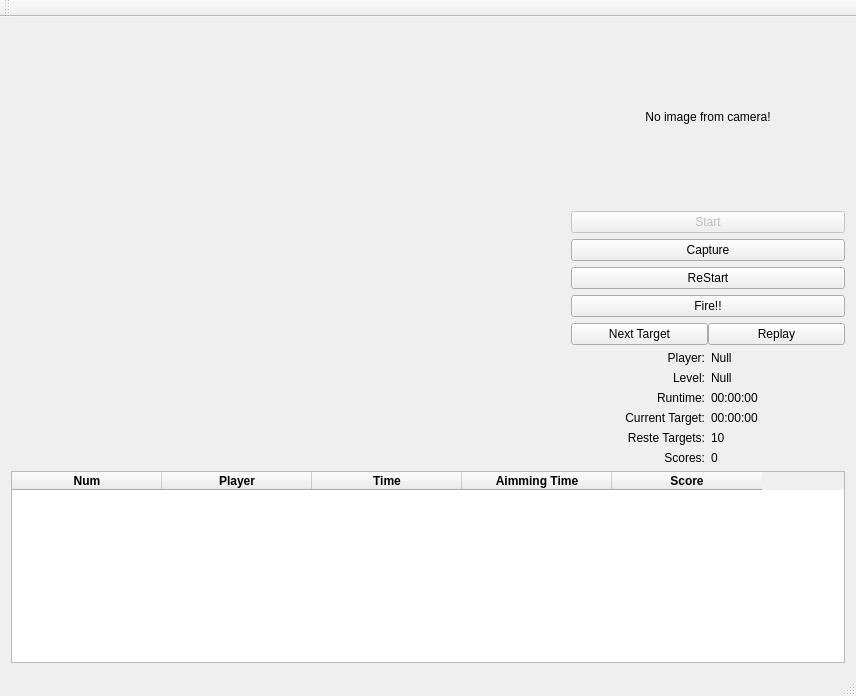
<?xml version="1.0" encoding="UTF-8"?>
<ui version="4.0">
 <class>Catapulte</class>
 <widget class="QMainWindow" name="Catapulte">
  <property name="geometry">
   <rect>
    <x>0</x>
    <y>0</y>
    <width>852</width>
    <height>696</height>
   </rect>
  </property>
  <property name="sizePolicy">
   <sizepolicy hsizetype="Minimum" vsizetype="Preferred">
    <horstretch>0</horstretch>
    <verstretch>0</verstretch>
   </sizepolicy>
  </property>
  <property name="windowTitle">
   <string>Catapulte</string>
  </property>
  <widget class="QWidget" name="centralWidget">
   <layout class="QVBoxLayout" name="verticalLayout">
    <item>
     <layout class="QHBoxLayout" name="Hlayout_">
      <item>
       <widget class="SceneGL" name="SceneGL_" native="true">
        <property name="sizePolicy">
         <sizepolicy hsizetype="Preferred" vsizetype="Preferred">
          <horstretch>1</horstretch>
          <verstretch>1</verstretch>
         </sizepolicy>
        </property>
        <property name="minimumSize">
         <size>
          <width>550</width>
          <height>425</height>
         </size>
        </property>
       </widget>
      </item>
      <item>
       <layout class="QVBoxLayout" name="Vlayout_">
        <item>
         <widget class="QLabel" name="Frame_">
          <property name="minimumSize">
           <size>
            <width>274</width>
            <height>0</height>
           </size>
          </property>
          <property name="text">
           <string>No image from camera!</string>
          </property>
          <property name="alignment">
           <set>Qt::AlignCenter</set>
          </property>
         </widget>
        </item>
        <item>
         <layout class="QVBoxLayout" name="Vlayout2_">
          <item>
           <widget class="QPushButton" name="Start_Button_">
            <property name="enabled">
             <bool>false</bool>
            </property>
            <property name="layoutDirection">
             <enum>Qt::LeftToRight</enum>
            </property>
            <property name="autoFillBackground">
             <bool>false</bool>
            </property>
            <property name="text">
             <string>Start</string>
            </property>
           </widget>
          </item>
          <item>
           <layout class="QVBoxLayout" name="Vlayout3_">
            <item>
             <widget class="QPushButton" name="Capture_Button_">
              <property name="text">
               <string>Capture</string>
              </property>
             </widget>
            </item>
            <item>
             <widget class="QPushButton" name="ReStart_Button_">
              <property name="text">
               <string>ReStart</string>
              </property>
             </widget>
            </item>
            <item>
             <widget class="QPushButton" name="Fire_Button_">
              <property name="text">
               <string>Fire!!</string>
              </property>
             </widget>
            </item>
            <item>
             <layout class="QHBoxLayout" name="Hlayout3_">
              <property name="spacing">
               <number>0</number>
              </property>
              <item>
               <widget class="QPushButton" name="Next_Button_">
                <property name="text">
                 <string>Next Target</string>
                </property>
               </widget>
              </item>
              <item>
               <widget class="QPushButton" name="Replay_Button_">
                <property name="text">
                 <string>Replay</string>
                </property>
               </widget>
              </item>
             </layout>
            </item>
            <item>
             <layout class="QHBoxLayout" name="Hlayout2_">
              <item>
               <layout class="QVBoxLayout" name="Vlayout4_">
                <item>
                 <widget class="QLabel" name="s_player_name_">
                  <property name="text">
                   <string>Player:</string>
                  </property>
                  <property name="alignment">
                   <set>Qt::AlignRight|Qt::AlignTrailing|Qt::AlignVCenter</set>
                  </property>
                 </widget>
                </item>
                <item>
                 <widget class="QLabel" name="s_level_">
                  <property name="text">
                   <string>Level:</string>
                  </property>
                  <property name="alignment">
                   <set>Qt::AlignRight|Qt::AlignTrailing|Qt::AlignVCenter</set>
                  </property>
                 </widget>
                </item>
                <item>
                 <widget class="QLabel" name="s_runtime_">
                  <property name="text">
                   <string>Runtime:</string>
                  </property>
                  <property name="alignment">
                   <set>Qt::AlignRight|Qt::AlignTrailing|Qt::AlignVCenter</set>
                  </property>
                 </widget>
                </item>
                <item>
                 <widget class="QLabel" name="s_target_time_">
                  <property name="text">
                   <string>Current Target:</string>
                  </property>
                  <property name="alignment">
                   <set>Qt::AlignRight|Qt::AlignTrailing|Qt::AlignVCenter</set>
                  </property>
                 </widget>
                </item>
                <item>
                 <widget class="QLabel" name="s_target_left_">
                  <property name="text">
                   <string>Reste Targets:</string>
                  </property>
                  <property name="alignment">
                   <set>Qt::AlignRight|Qt::AlignTrailing|Qt::AlignVCenter</set>
                  </property>
                 </widget>
                </item>
                <item>
                 <widget class="QLabel" name="s_scores_">
                  <property name="text">
                   <string>Scores:</string>
                  </property>
                  <property name="alignment">
                   <set>Qt::AlignRight|Qt::AlignTrailing|Qt::AlignVCenter</set>
                  </property>
                 </widget>
                </item>
               </layout>
              </item>
              <item>
               <layout class="QVBoxLayout" name="Vlayout5_">
                <item>
                 <widget class="QLabel" name="v_player_name_">
                  <property name="text">
                   <string>Null</string>
                  </property>
                 </widget>
                </item>
                <item>
                 <widget class="QLabel" name="v_level_">
                  <property name="text">
                   <string>Null</string>
                  </property>
                 </widget>
                </item>
                <item>
                 <widget class="QLabel" name="v_runtime_">
                  <property name="text">
                   <string>00:00:00</string>
                  </property>
                 </widget>
                </item>
                <item>
                 <widget class="QLabel" name="v_target_time_">
                  <property name="text">
                   <string>00:00:00</string>
                  </property>
                 </widget>
                </item>
                <item>
                 <widget class="QLabel" name="v_target_left_">
                  <property name="text">
                   <string>10</string>
                  </property>
                 </widget>
                </item>
                <item>
                 <widget class="QLabel" name="v_scores_">
                  <property name="text">
                   <string>0</string>
                  </property>
                 </widget>
                </item>
               </layout>
              </item>
             </layout>
            </item>
           </layout>
          </item>
         </layout>
        </item>
       </layout>
      </item>
     </layout>
    </item>
    <item>
     <widget class="QTableWidget" name="Score_Table_">
      <property name="enabled">
       <bool>true</bool>
      </property>
      <property name="sizePolicy">
       <sizepolicy hsizetype="Minimum" vsizetype="Fixed">
        <horstretch>0</horstretch>
        <verstretch>0</verstretch>
       </sizepolicy>
      </property>
      <property name="minimumSize">
       <size>
        <width>834</width>
        <height>192</height>
       </size>
      </property>
      <property name="editTriggers">
       <set>QAbstractItemView::NoEditTriggers</set>
      </property>
      <attribute name="horizontalHeaderDefaultSectionSize">
       <number>150</number>
      </attribute>
      <attribute name="horizontalHeaderMinimumSectionSize">
       <number>25</number>
      </attribute>
      <attribute name="verticalHeaderVisible">
       <bool>false</bool>
      </attribute>
      <attribute name="verticalHeaderHighlightSections">
       <bool>false</bool>
      </attribute>
      <column>
       <property name="text">
        <string>Num</string>
       </property>
       <property name="font">
        <font>
         <weight>75</weight>
         <bold>true</bold>
        </font>
       </property>
       <property name="textAlignment">
        <set>AlignCenter</set>
       </property>
      </column>
      <column>
       <property name="text">
        <string>Player</string>
       </property>
       <property name="font">
        <font>
         <weight>75</weight>
         <bold>true</bold>
        </font>
       </property>
       <property name="textAlignment">
        <set>AlignCenter</set>
       </property>
      </column>
      <column>
       <property name="text">
        <string>Time</string>
       </property>
       <property name="font">
        <font>
         <weight>75</weight>
         <bold>true</bold>
        </font>
       </property>
       <property name="textAlignment">
        <set>AlignCenter</set>
       </property>
      </column>
      <column>
       <property name="text">
        <string>Aimming Time</string>
       </property>
       <property name="font">
        <font>
         <weight>75</weight>
         <bold>true</bold>
        </font>
       </property>
       <property name="textAlignment">
        <set>AlignCenter</set>
       </property>
      </column>
      <column>
       <property name="text">
        <string>Score</string>
       </property>
       <property name="font">
        <font>
         <weight>75</weight>
         <bold>true</bold>
        </font>
       </property>
       <property name="textAlignment">
        <set>AlignCenter</set>
       </property>
      </column>
     </widget>
    </item>
   </layout>
  </widget>
  <widget class="QMenuBar" name="menuBar">
   <property name="geometry">
    <rect>
     <x>0</x>
     <y>0</y>
     <width>852</width>
     <height>23</height>
    </rect>
   </property>
  </widget>
  <widget class="QToolBar" name="mainToolBar">
   <attribute name="toolBarArea">
    <enum>TopToolBarArea</enum>
   </attribute>
   <attribute name="toolBarBreak">
    <bool>false</bool>
   </attribute>
  </widget>
  <widget class="QStatusBar" name="statusBar"/>
 </widget>
 <layoutdefault spacing="6" margin="11"/>
 <customwidgets>
  <customwidget>
   <class>SceneGL</class>
   <extends>QWidget</extends>
   <header>src/.h/scenegl.h</header>
   <container>1</container>
  </customwidget>
 </customwidgets>
 <resources/>
 <connections/>
</ui>
